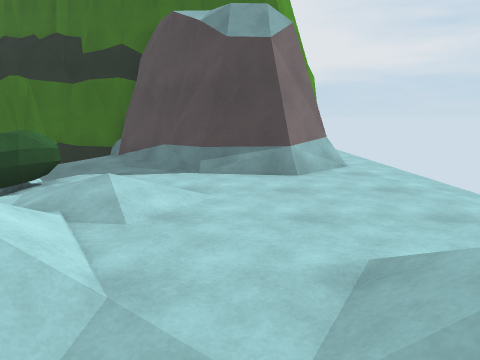
View 1 (above)

19 first-person views from a walk through a scene from a Unity 3-D project. The camera is 1.5 m above the floor, tilts 10° down and sees 70° across. The floor is counted in squares, 1 m on a side. Each view is taken from the middle of a square. On the plan, view 1 faces up. The plan holds only what a view shows up to about 16 squares ahead; the rest is blank. The place goes on beyond the plan. The player is left out.

View 2
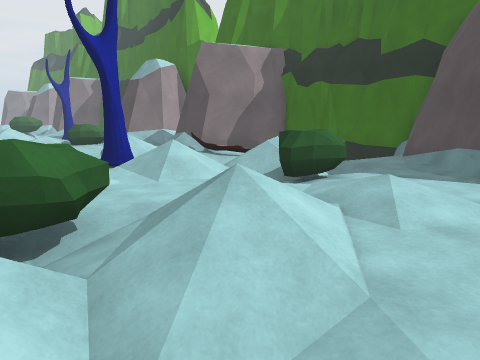

View 3
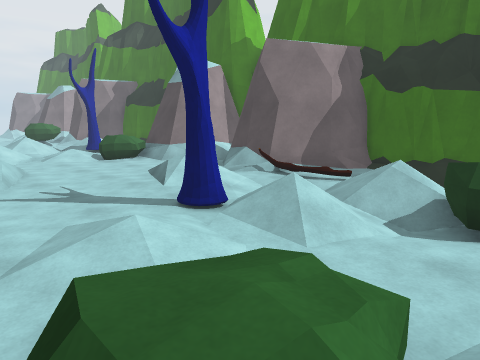

View 4
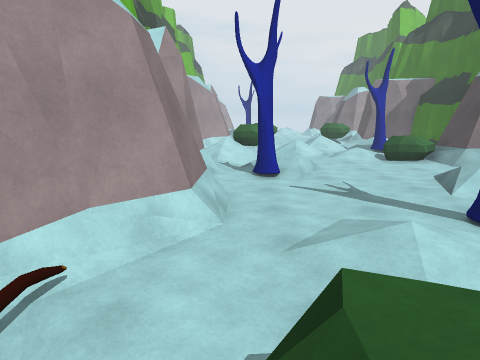

View 5
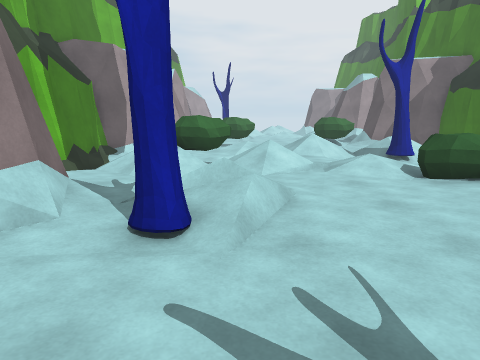

View 6
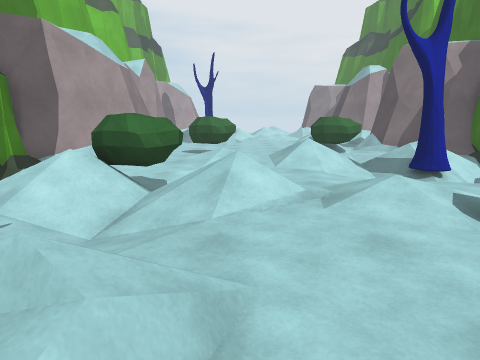

View 7
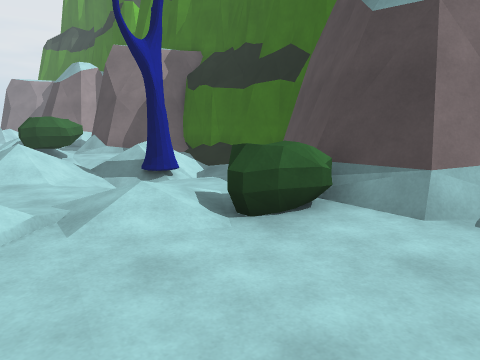

View 8
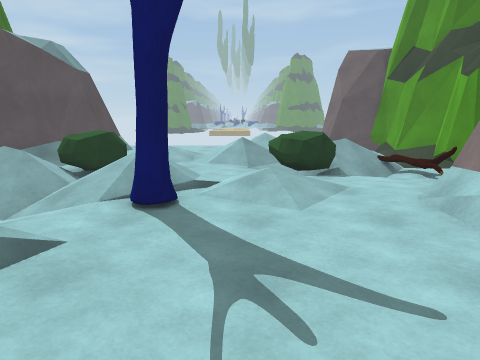

View 9
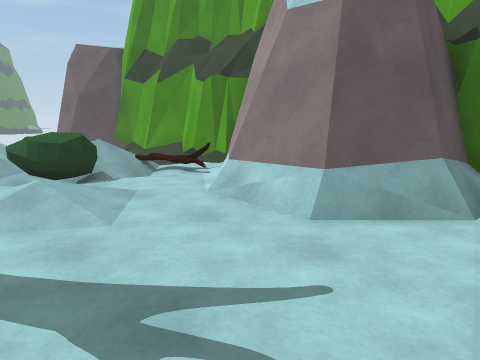

View 10
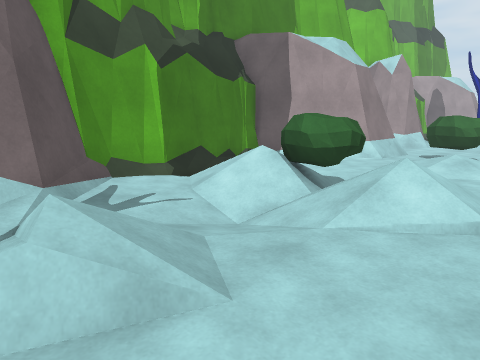

View 11
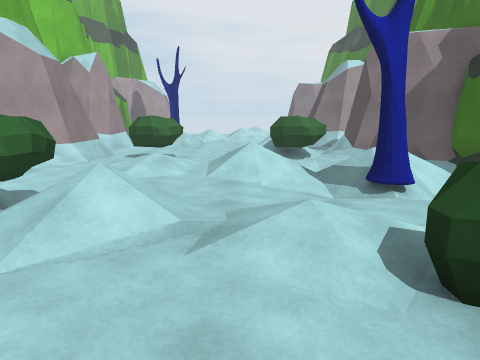

View 12
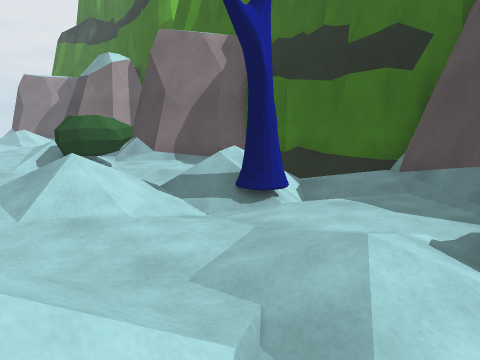

View 13
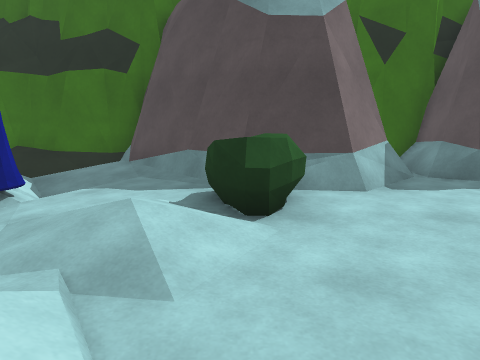

View 14
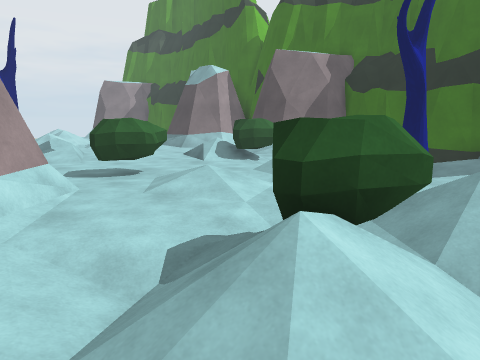

View 15
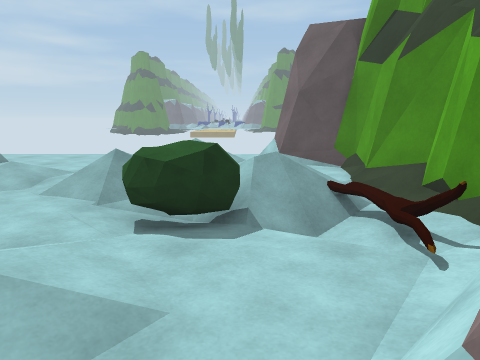

View 16
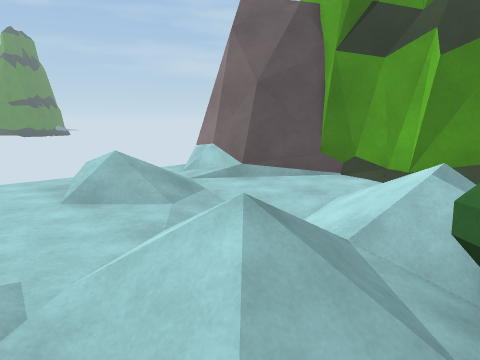

View 17
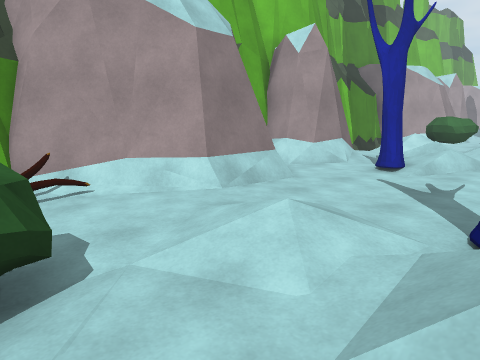

View 18
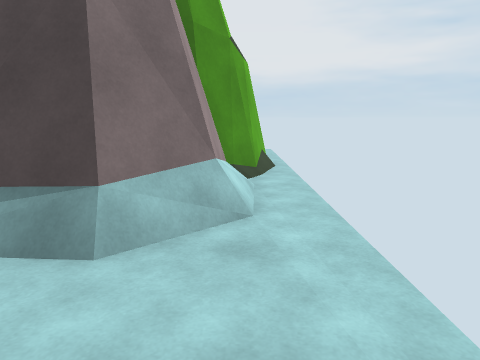

View 19
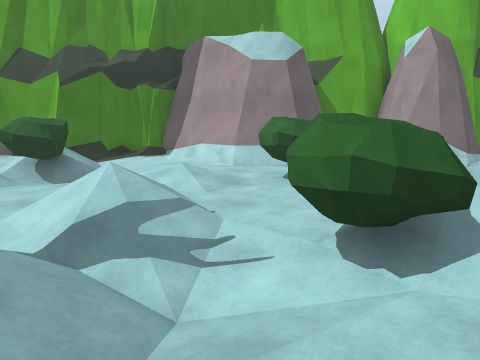

### Floor plan
Key: @ floor where view 1 was taken; # wall or solid block; . main floor; : floor 0.25 m higher than the main floor; - floor 0.25 m lower than the main floor; + floor 0.5 m higher than the main floor; / step, stairs or slope; = window, fence, low wall or low ledge; T tree; O other object.
Columns run from 31 left of view 1 to 4 right of it. Each row starts with its distance up from view 1.
 16                                   ##
 15                                   #.
 14                                  ##.
 13  ########            #######     #=.
 12  ##////:##          ##.///:##    ##.
 11 ##::  ..:##   #######::  ..:##   ##.
 10 #:.  ///..#####==###:// ///..#####=.
  9 .../////..:###=..//O../////..:####..
  8 OO////T...:OO...   // ///OOO.:::....
  7 OO-///-..//OO...  ///-///-O.:/......
  6 O..///...///.....///..///...+//.....
  5 :..///...//.......:/.T///...//......
  4 ..://:..///..........T://..///:....
  3 .O.//...///..:/.......//...///..:/..
  2 OO://:..///..///.....://:.O///..///.
  1 OO:::..OOO/-. /TT.....::.OOO//-.//
  0 .:::.../O////./.....:::...O////@./..
 -1 ####../////...##..=####../////...##.
 -2   ###.////..:####=#####///// ..:####
 -3    ##/:////###  #=#   ##O:.////##
 -4     #########   ###    #########

Where each view was taken, in squares from view 1:
view 1: 0 up, 0 right, facing up
view 2: 0 up, 0 right, facing up-left
view 3: 0 up, 4 left, facing up-left
view 4: 0 up, 4 left, facing left
view 5: 2 up, 11 left, facing left
view 6: 3 up, 15 left, facing left
view 7: 3 up, 16 left, facing up-left
view 8: 3 up, 16 left, facing right
view 9: 4 up, 15 left, facing down-right
view 10: 5 up, 16 left, facing down-left
view 11: 5 up, 17 left, facing left
view 12: 3 up, 20 left, facing up-left
view 13: 2 up, 20 left, facing up
view 14: 3 down, 21 left, facing up-left
view 15: 0 up, 11 left, facing right
view 16: 5 up, 5 left, facing down-right
view 17: 5 up, 5 left, facing down-left
view 18: 5 up, 3 right, facing up
view 19: 11 up, 29 left, facing down
